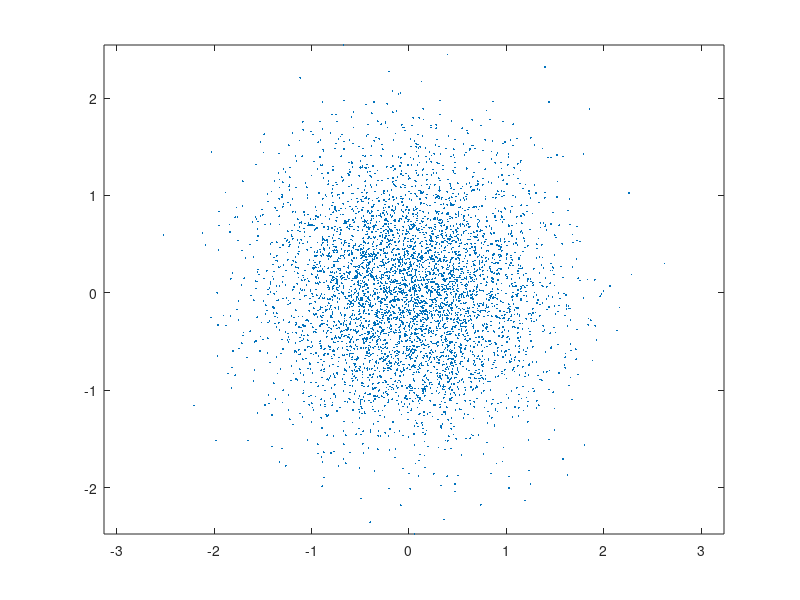

Write MATLAB code to recreate this figure.
n = 5000;

r = rand(n,1);
theta = 2 * pi * rand(n,1);
x = sqrt(-log(r)) .* cos(theta);
y = sqrt(-log(r)) .* sin(theta);
plot(x, y, ".", "markersize", 4)
axis("equal")

% figure();
% hold on;
% histogram(x, 30);
% 
% tX = -2.1:0.1:2;
% x2 = normpdf(tX, mean(x), std(x));
% sortie = x2 * n / 5;
% plot(tX, sortie, 'r');
% 
% figure();
% hold on;
% histogram(y, 30);
% 
% tY = -2.1:0.1:2;
% y2 = normpdf(tY, mean(y), std(y));
% sortie = y2 * n / 5;
% plot(tY, sortie, 'r');

sortie = corr(x, y); % ici, la valeur absolu est inférieur à 0.7, donc il n'y a pas corrélation
% oui, ça suffit pour dire que c'est indépendant

